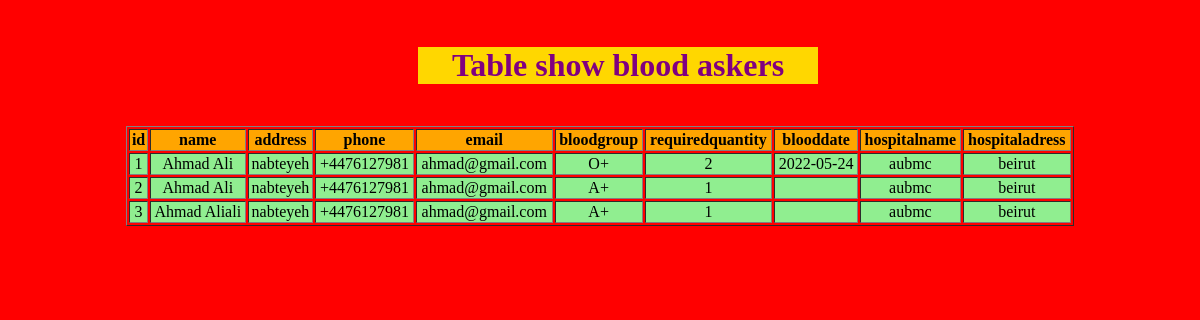
The app's page /getasker.php with its own data.
### tables this page shows
CREATE TABLE `ask_for_blood` (
  `id` int(11) NOT NULL,
  `name` varchar(30) NOT NULL,
  `address` varchar(30) NOT NULL,
  `phone` varchar(30) NOT NULL,
  `email` varchar(30) NOT NULL,
  `bloodgroup` enum('A+','A-','B+','B-','AB+','AB-','O+','O+') NOT NULL,
  `requiredquantity` varchar(30) NOT NULL,
  `blooddate` varchar(30) NOT NULL,
  `hospitalname` varchar(30) NOT NULL,
  `hospitaladress` varchar(30) NOT NULL
);

### getasker.php (the view, shortened to what this page needs)
<!DOCTYPE html>
<html>
<head>
</head>
<body>
<?php
include("dbconnect.php");
 $getaskers="select *  from ask_for_blood ";
$resultarray=mysqli_query($conn, $getaskers);
?>
	<table border="1" align="center">
		<tr><th>id</th><th>name</th><th>address</th><th>phone</th><th>email</th><th>bloodgroup	</th><th>requiredquantity</th><th>blooddate</th><th>hospitalname</th><th>hospitaladress</th></tr>
<?php
echo "<br><div><h1>Table show blood askers</h1></div> ";
while($row=mysqli_fetch_array($resultarray)){
echo "	<tr>
<td>".$row['id']."</td>
<td>".$row['name']."</td>
<td>".$row['address']."</td>
<td>".$row['phone']."</td>
<td>".$row['email']."</td>
<td>".$row['bloodgroup']."</td>
<td>".$row['requiredquantity']."</td>
<td>".$row['blooddate']."</td>
<td>".$row['hospitalname']."</td>
<td>".$row['hospitaladress']."</td>
</tr>";
}
 ?>
	</table>
</body>
</html>

### getasker.php (style rules this page uses)
table th { background-color:orange; }
table td { background-color: lightgreen; }
table { text-align: center; width: 80%; }
table { text-align: center; width: 80%; margin-top: 3.5%; border-style: color: gold; border: 3px solid color: gold; }
body { background-color: red; }
h1 { text-align: center; color: purple; }
div { background-color: gold; color: gold; width: 400px; text-align: center; margin-left: 410px; }

### records on screen
ask_for_blood: id "1", name "Ahmad Ali", address "nabteyeh", phone "+4476127981", email "ahmad@gmail.com", bloodgroup "O+", requiredquantity "2", blooddate "2022-05-24", hospitalname "aubmc", hospitaladress "beirut"
ask_for_blood: id "2", name "Ahmad Ali", address "nabteyeh", phone "+4476127981", email "ahmad@gmail.com", bloodgroup "A+", requiredquantity "1", hospitalname "aubmc", hospitaladress "beirut"
ask_for_blood: id "3", name "Ahmad Aliali", address "nabteyeh", phone "+4476127981", email "ahmad@gmail.com", bloodgroup "A+", requiredquantity "1", hospitalname "aubmc", hospitaladress "beirut"
